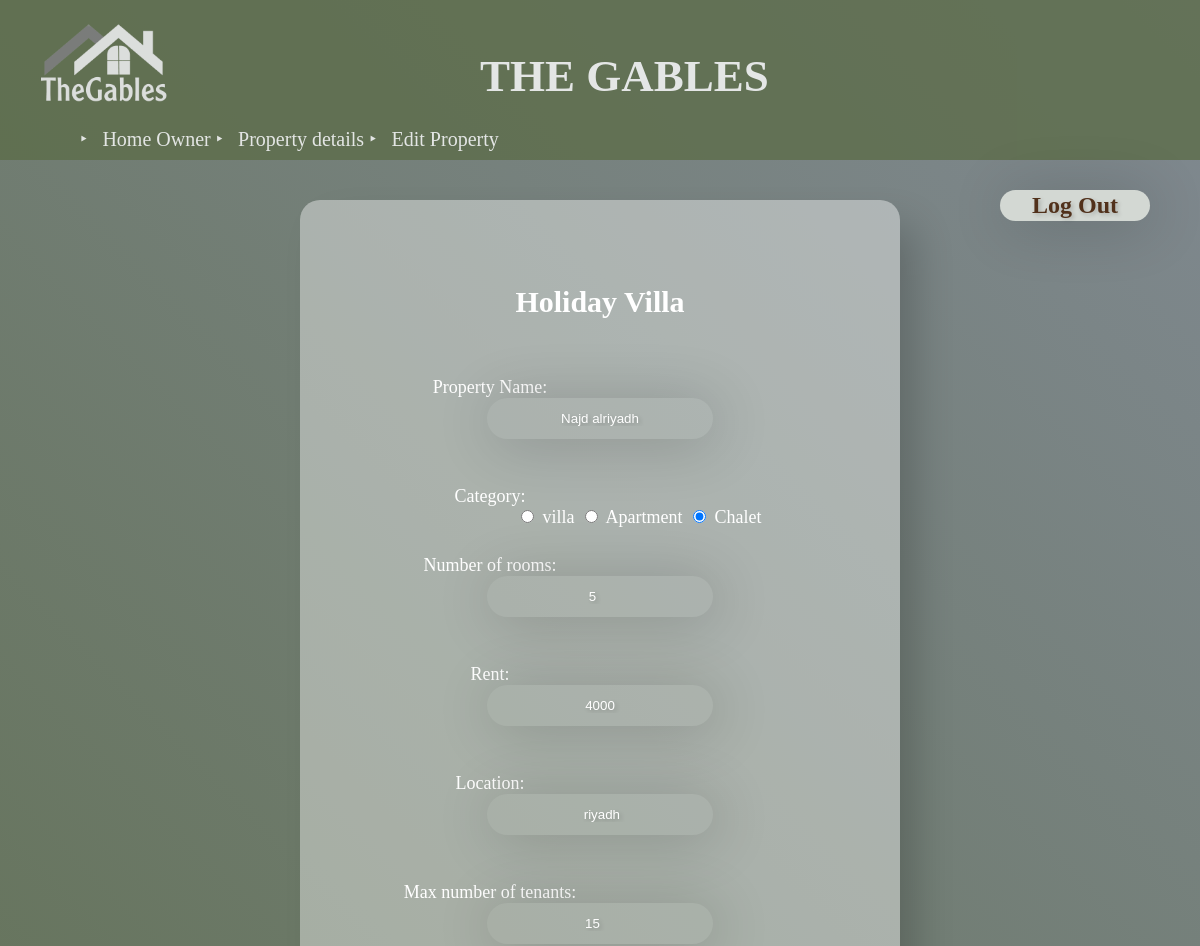
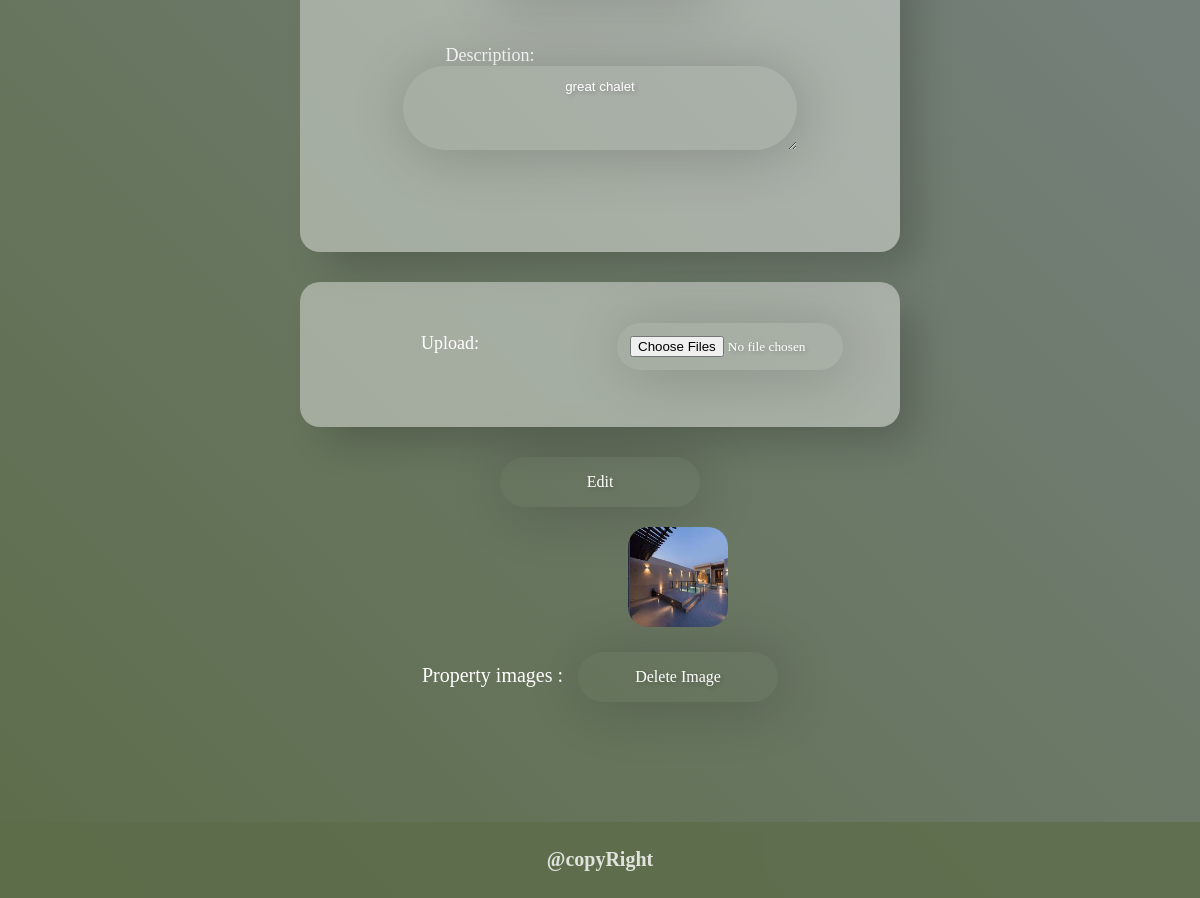
The page /TheGables/Edit_property.php?id=1254 (signed in) on the database its author committed (2 pictures, top to bottom).
### tables this page shows
CREATE TABLE `Property` (
  `id` int(10) NOT NULL,
  `homeowner_id` int(10) NOT NULL,
  `property_category_id` int(10) NOT NULL,
  `name` varchar(30) NOT NULL,
  `rooms` int(11) NOT NULL,
  `rent_cost` float NOT NULL,
  `location` text NOT NULL,
  `max_tenants` int(11) NOT NULL,
  `description` text NOT NULL
);

CREATE TABLE `PropertyCategory` (
  `id` int(10) NOT NULL,
  `category` varchar(15) NOT NULL
);

CREATE TABLE `PropertyImage` (
  `id` int(10) NOT NULL,
  `property_id` int(10) NOT NULL,
  `path` varchar(60) NOT NULL
);

### TheGables/Edit_property.php (the view, shortened to what this page needs)
<?php  session_start();
        $connection = mysqli_connect("localhost", "root", "root", "Renting") or die("Connection failed");
        if(isset($_GET['id']) && is_numeric($_GET['id']) )
         $id=$_GET['id'];
        $query = "select p.* ,cat.category ,h.id as owner_id ,h.name as owner_name ,h.email_address,h.phone_number,m.path from property p left join propertyimage m on m.property_id=p.id join propertycategory cat on p.property_category_id=cat.id join homeowner h on h.id=p.homeowner_id where  p.id=".$id;
        $PSQl = mysqli_query($connection, $query);
        $Property = mysqli_fetch_assoc($PSQl);
        $query1 = "select * from propertyimage where  property_id=".$id ;
        $PSQl1 = mysqli_query($connection, $query1);
        $images = mysqli_fetch_all($PSQl1);
        $CQuery="SELECT * FROM PropertyCategory";
        $categorys = mysqli_query($connection ,$CQuery);
?>
<!DOCTYPE html>
<html>
    <head>
          <link rel="stylesheet" href="general.css">
    </head>
    <body>
             <header id="header">
        <h1  id="h1">The Gables</h1>
            <img  id ="img-title" src ="images/logo.PNG" alt ="logo" width="300" height="300">
          <div
        id="div_top_hypers"
        style="display: flex; justify-content: space-between" >
          <ul id="ul_top_hypers">
              <ul id="ul_top_hypers">
            <?php if($_SESSION['role']=='HomeOwner'){?>
            <li>&#8227; <a href="HomeOwner.php" class="a_top_hypers">Home Owner</a></li>
           <?php }else{?>
           <li>&#8227; <a href="HomeSeeker.php" class="a_top_hypers">Home Seeker</a></li>
           <?php }?>
              <li>&#8227; <a href="Property_details.php?id=<?php echo $Property['id'];?>" class="a_top_hypers" >Property details</a></li>
             <li>&#8227; <a href="" class="a_top_hypers">Edit Property</a></li>
          </ul>
      </div>
          </header>
      <form method="POST" id = "log">
                    <button type="submit" name="logout" style="font-size: 24px; color: #51311b; float: right;" id="b1">Log Out</button>
                </form>
        <div class="container" >
              <form action="" method="post" enctype="multipart/form-data">
                  <br>
            <div id="PInfo">
            <h2> Holiday Villa</h2> <br>
             <label><span> Property Name:</span>
                <input type="text" name="Pname" class="Pinfo" value="<?php echo $Property['name'];?>">
            </label> <br>
            <span id="cate"> Category:</span>
                <div class="Vbutton">
               <label for="Villa">
                   <?php  foreach($categorys as $cat){?>
              <input type="radio" name="category"  id="Villa" <?php if ($cat['id'] == $Property['property_category_id']) {
                                  echo 'checked';
                       } ?>      value="<?php echo $cat['id']; ?>" class="Pinfo"  >
              <?php echo $cat['category']; ?>
              <?php } ?>
               </label>
                  </div>
             <br> <br>  <br>
             <label><span>Number of rooms:</span>
                <input type="number" name="Nofrooms" class="Pinfo" value="<?php echo $Property['rooms']; ?>">
            </label><br>
            <label><span> Rent:</span>
                <input type="text" name="rent" class="Pinfo" value="<?php echo $Property['rent_cost']; ?>">
            </label> <br>
            <label><span> Location:</span>
                <input type="text" name="location" class="Pinfo" value="<?php echo $Property['location']; ?>">
            </label><br>
            <label> <span> Max number of tenants:</span>
                <input type="number" name="maxN" class="Pinfo" value="<?php echo $Property['max_tenants']; ?>">
            </label><br>
            <label><span>Description:</span>
                <textarea  name="description" class="Pinfo" cols="55" rows="6"> <?php echo $Property['description']; ?> </textarea>
            </label><br>
            </div>
            <div id="Pimg">
                  <label><br> <span>Upload:</span>
                  <input type="file" name="picture[]" class="Pinfo" style="font-family: Papyrus;" multiple>
                  </label><br>
                </div>
                <button type="submit" value="Edit"> Edit</button>
              </form>
             <span class="title"> Property images :</span>
              <?php foreach($images as $image){ ?>
                  <?php if ($image[2] != "") {
                  $path =$image[2]; ?>
                <span class="Vimg">
                      <img src="images/<?php echo $path; ?>" width="100" height="100" alt="<?php echo $path; ?>">
                    <?php } ?>
                    <?php
                    if($image[2]!=" "){ ?>
                    <form action="deleteImage.php" method="post">
                      <button type="submit" id="<?php echo $image[2]; ?>"> Delete Image </button>
                    </form>
                    <?php }
                    else
                    echo"No images added";
                    ?>
                </span>
            <?php } ?>
            </div>
        <footer id="foot" >
            <h4>@copyRight</h4>
        </footer>
    </body>
</html>

### TheGables/general.css (style rules this page uses)
#header { background: #5d6d4a; opacity: 0.8; height: 160px; }
#img-title { margin:-85px -40px; }
body { margin:0px; font-family: Papyrus; font-size: 20px; min-height: 100vh; display: grid; grid-template-rows: 1fr auto; background:linear-gradient(45deg,#5d6d4a,#808991); }
#foot { background-color: #5d6d4a; opacity: 0.8; text-align:center; color:white; }
header #h1 { text-transform: uppercase; font-size: 45px; color: white; padding-top: 20px; margin-left:40%; position: absolute; }
#div_top_hypers, #ul_top_hypers li { color: var(--txt-color1); display: inline; color: white; margin-top: -30px; }
#ul_top_hypers li a { color: var(--txt-color1); color: white; text-decoration: none; font-size: 20px; }

### TheGables/Edit_property.php (style rules this page uses)
.container { margin-left: 300px; margin-right: 300px; margin-top: 5px; margin-bottom: 60px; text-align: center; }
#PInfo { background-color: rgba(255, 255, 255, .4); padding: 3em; height: 57%; border-radius: 20px; box-shadow: 20px 20px 40px -6px rgba(0,0,0,0.2); text-align: center; position: relative; margin-bottom: 30px; margin-top: 2%; }
#Pimg { background-color: rgba(255, 255, 255, .4); padding: 1em; height: 100%; border-radius: 20px; box-shadow: 20px 20px 40px -6px rgba(0,0,0,0.2); text-align: center; position: relative; margin-bottom:10px; }
img { border-radius: 20px; }
input:not(input[type=radio]) { background: transparent; width: 200px; padding: 1em; margin-bottom: 1em; border: none; text-align:center; border-radius: 5000px; box-shadow: 4px 4px 60px rgba(0,0,0,0.2); color: #fff; font-family: Montserrat, sans-serif; font-weight: 500; text-shadow: 2px 2px 4px rgba(0,0,0,0.2); }
button { background: transparent; width: 200px; padding: 1em; border: none; text-align:center; border-radius: 5000px; box-shadow: 4px 4px 60px rgba(0,0,0,0.2); color: #fff; font-family: Papyrus; font-size: 16px; font-weight: 500; text-shadow: 2px 2px 4px rgba(0,0,0,0.2); margin-top: 20px; margin-bottom: 20px; text-align: center; }
textarea { background: transparent; width: 368px; height: 58px; padding: 1em; margin-bottom: 1em; border: none; text-align: center; border-radius: 5000px; box-shadow: 4px 4px 60px rgb(0 0 0 / 20%); color: #fff; font-family: Montserrat, sans-serif; font-weight: 500; text-shadow: 2px 2px 4px rgb(0 0 0 / 20%); }
h2 { color: #fff; }
#cate, label { color: #fff; font-size:18px; text-shadow:none ; display:block; }
#cate,label > span { display: inline-block; float: left; width: 260px; margin-top: 10px }
.Vimg { display: inline-block; margin-left: 10px; margin-bottom: 40px; }
.title { color: white; font-size: 20px; }
a { margin-left: 10px; }
.Vbutton input[type="radio"], .Abutton input[type="radio"] { width: 15px; }
.Vbutton label, .Abutton label { display: inline; margin-left: 155px; float:left; }
#log { background-color: rgba(255, 255, 255, .4); padding: 0; height: 0; border-radius: 0; text-align: center; position: relative; float: right; }
#b1 { align-items: center; background-color: #d3d8d3; border: 0; border-radius: 100px; font-family: Papyrus; font-size: 16px; font-weight: 600; padding: 2px 2px 2px 2px; text-align: center; width: 150px; margin-top: 30px; margin-right: 50px; }

### rows shown on the page
property: Pname "Najd alriyadh", property_category_id "☐ villa Apartment Chalet", property_category_id "☑", Nofrooms "5", rent "4000", location "riyadh", maxN "15", description "great chalet"
propertycategory: category "villa"
propertycategory: category "Apartment"
propertycategory: category "Chalet"
propertyimage: path (picture)
